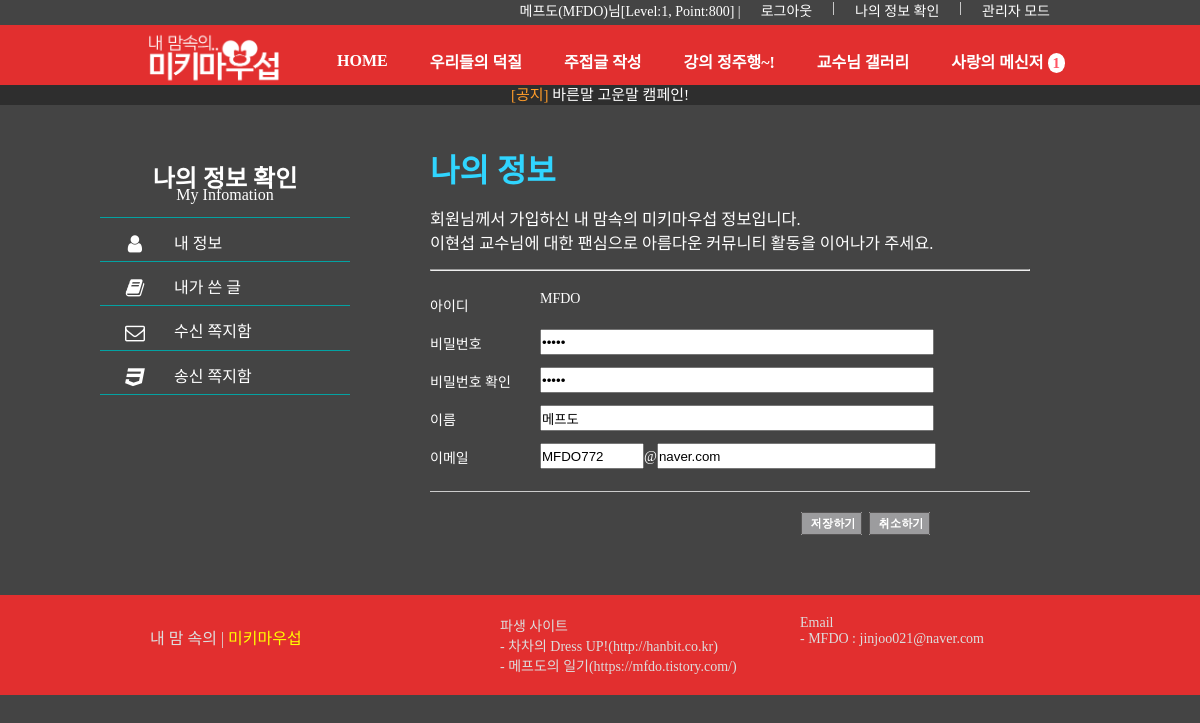
/member_modify_form.php (signed in), run on the app's committed database.
### tables this page shows
CREATE TABLE `members` (
  `num` int(11) NOT NULL,
  `id` char(15) NOT NULL,
  `pass` char(15) NOT NULL,
  `name` char(10) NOT NULL,
  `email` char(80) DEFAULT NULL,
  `regist_day` char(20) DEFAULT NULL,
  `level` int(11) DEFAULT NULL,
  `point` int(11) DEFAULT NULL
);

### member_modify_form.php (the view, shortened to what this page needs)
<!DOCTYPE html>
<html>
<head>
<link rel="stylesheet" type="text/css" href="./css/common.css">
<link rel="stylesheet" type="text/css" href="./css/member.css">
<link rel="stylesheet" type="text/css" href="https://netdna.bootstrapcdn.com/font-awesome/4.0.3/css/font-awesome.css" rel="stylesheet">
</head>
<body bgcolor="#444" style="color: #fff">
	<header>
    	<?php include "header.php";?>
    </header>
	<?php
		$con = mysqli_connect("localhost", "mfdo", "wlswn772##", "mfdo");
		$sql    = "select * from members where id='$userid'";
		$result = mysqli_query($con, $sql);
		$row    = mysqli_fetch_array($result);
		$pass = $row["pass"];
		$name = $row["name"];
		$email = explode("@", $row["email"]);
		$email1 = $email[0];
		$email2 = $email[1];
	?>
	<section id="main_content" >
		<div class="flex">
		<nav style="padding-bottom: 165px;">
		<a style="color:#fff" class="logo" href="#">
			<h2>나의 정보 확인</h2>
			<p style="padding-bottom: 10px;">My Infomation</p>
		</a>
		<a style="color:#fff" href="member_modify_form_1.php">
			<i class="fa fa-user fa-lg"></i>
			<span>내 정보</span>
		</a>
		<a style="color:#fff" href="member_modify_form_2.php">
			<i class="fa fa-book fa-lg"></i>
			<span>내가 쓴 글</span>
		</a>
		<a style="color:#fff" href="member_modify_form_3.php">
			<i class="fa fa-envelope-o fa-lg"></i>
			<span>수신 쪽지함</span>
		</a>
		<a style="color:#fff" href="member_modify_form_4.php">
			<i class="fa fa-css3 fa-lg"></i>
			<span>송신 쪽지함</span>
		</a>
		</nav>
		<div style="color: #fff">
      		<div id="join_box">
          	<form name="member_form" method="post" action="member_modify.php?id=<?=$userid?>" style="font-family:Nanum Gothic;">
			    <p style="color: #30d5ff; font-size: xx-large; font-weight: bold; padding-bottom: 15px;">나의 정보<br></p>
				<h3 style="font-weight: 200; padding-bottom: 15px;">
					회원님께서 가입하신 내 맘속의 미키마우섭 정보입니다.<br>
					이현섭 교수님에 대한 팬심으로 아름다운 커뮤니티 활동을 이어나가 주세요.
				</h3>
				<hr>
    		    	<div class="form id">
				        <div class="col1">아이디</div>
				        <div class="col2">
							<?=$userid?>
				        </div>
			       	</div>
			       	<div class="form">
				        <div class="col1">비밀번호</div>
				        <div class="col2">
							<input type="password" name="pass" value="<?=$pass?>">
				        </div>
			       	</div>
			       	<div class="form">
				        <div class="col1">비밀번호 확인</div>
				        <div class="col2">
							<input type="password" name="pass_confirm" value="<?=$pass?>">
				        </div>
			       	</div>
			       	<div class="form">
				        <div class="col1">이름</div>
				        <div class="col2">
							<input type="text" name="name" value="<?=$name?>">
				        </div>
			       	</div>
			       	<div class="form email">
				        <div class="col1">이메일</div>
				        <div class="col2">
							<input type="text" name="email1" value="<?=$email1?>">@<input
							       type="text" name="email2" value="<?=$email2?>">
				        </div>
			       	</div>
			       	<div class="bottom_line"> </div>
			       	<div class="buttons">
	                	<img style="cursor:pointer" src="./img/button_save.gif" onclick="check_input()">&nbsp;
                  		<img id="reset_button" style="cursor:pointer" src="./img/button_reset.gif"
                  			onclick="reset_form()">
	           		</div>
           	</form>
        	</div>
        </div>
	</div>
	</section>
	<footer>
    	<?php include "footer.php";?>
    </footer>
</body>
</html>

### css/common.css (style rules this page uses)
* { padding: 0; margin: 0; }
body { font-family: "Nanum Gothic"; font-size: 14px; }
img { border: 0; }
a { display: inline-block; text-decoration: none; }
a:link { text-decoration:none; color: #222222; }
footer { height: 100px; background-color: #e22f2f; height: 100px; position : relative; transform : translateY(-100%); margin-top: 150px; }

### css/member.css (style rules this page uses)
#main_content { position: relative; width: 1000px; height: 400px; margin: 0 auto; }
#join_box { width: 600px; margin: 0 auto; }
#join_box .col1 { float: left; width: 110px; margin-top: 4px; }
#join_box .col2 { float: left; width: 400px; }
#join_box .form input { width: 390px; height: 22px; }
#join_box .form { height: 38px; }
#join_box .id { margin-top: 20px; }
#join_box input[name=email1] { width: 100px; }
#join_box input[name=email2] { width: 275px; }
#join_box .bottom_line { margin-top: 10px; border-bottom: solid 1px #cccccc; }
#join_box .buttons { text-align: right; margin: 20px 100px 0 0; }

### member_modify_form.php (style rules this page uses)
.flex { display:flex; }
nav a { text-decoration:none; color:BLACK; font-size: 16px; display:block; border-bottom:1px solid #03A2A2; }
nav { margin-top:15px; margin-right: 80px; height:100%; width:250px; border-radius:5px; }
.fa { position: relative; top:12px; width: 70px; height: 36px; text-align: center; font-size:20px; }
nav span { position:relative; top:12px; }
.logo { position:relative; top:0px; padding:1px; padding-top: 10px; padding-bottom: 5px; font-family: '나눔고딕'; text-align:center; line-height: 0.8; }

### data on the page
members: name "메프도", email1 "MFDO772", email2 "naver.com"

### other printed values
$logged "메프도(MFDO)님[Level:1, Point:800]"
$notRead "1"
$title_list[$i] "바른말 고운말 캠페인!"
$userid "MFDO"
